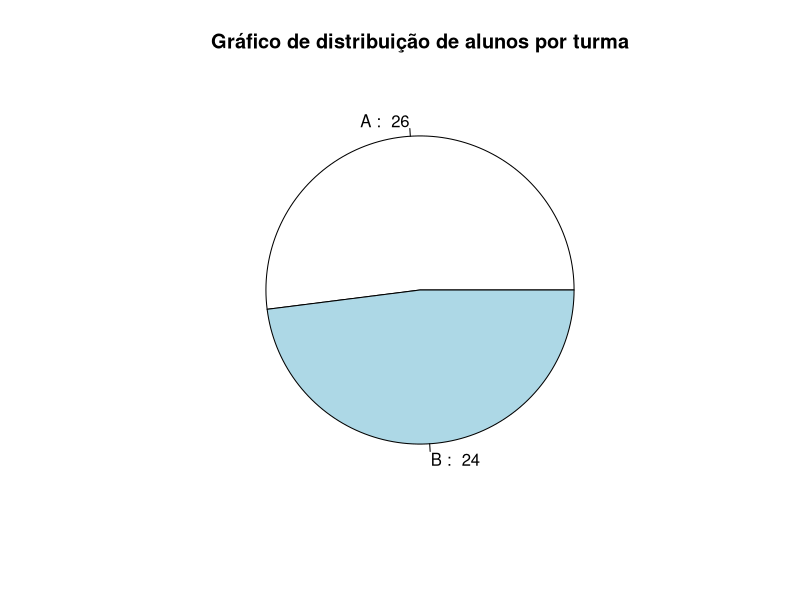
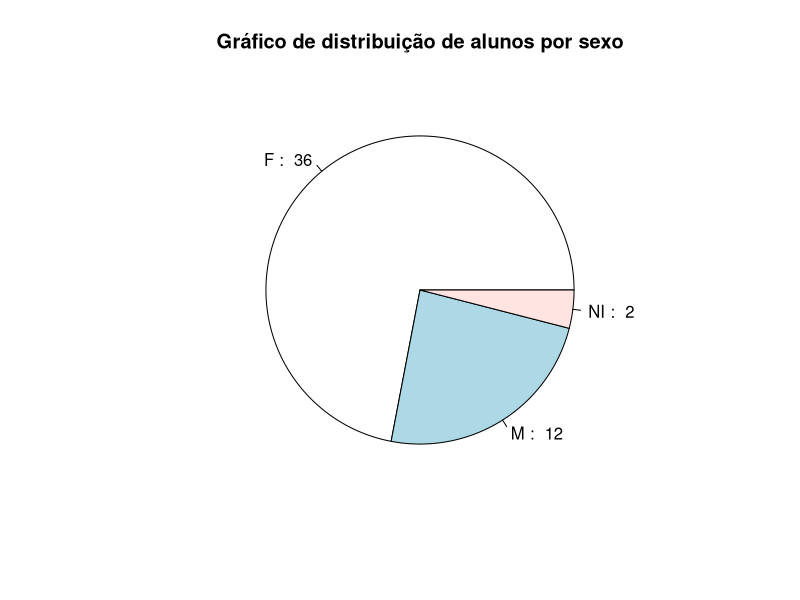
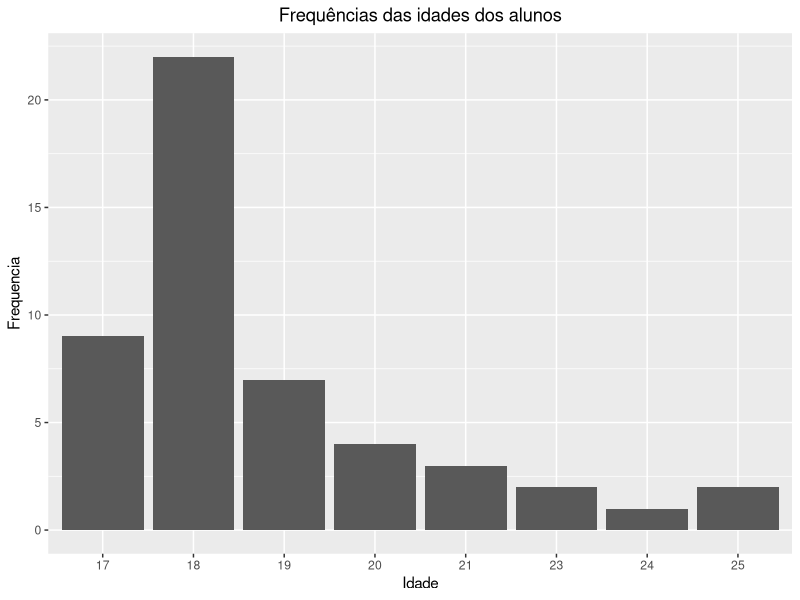
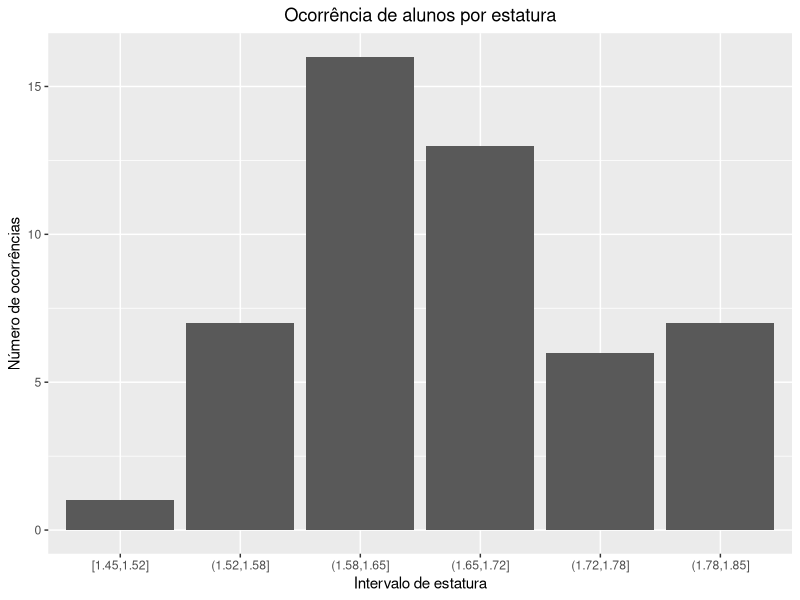
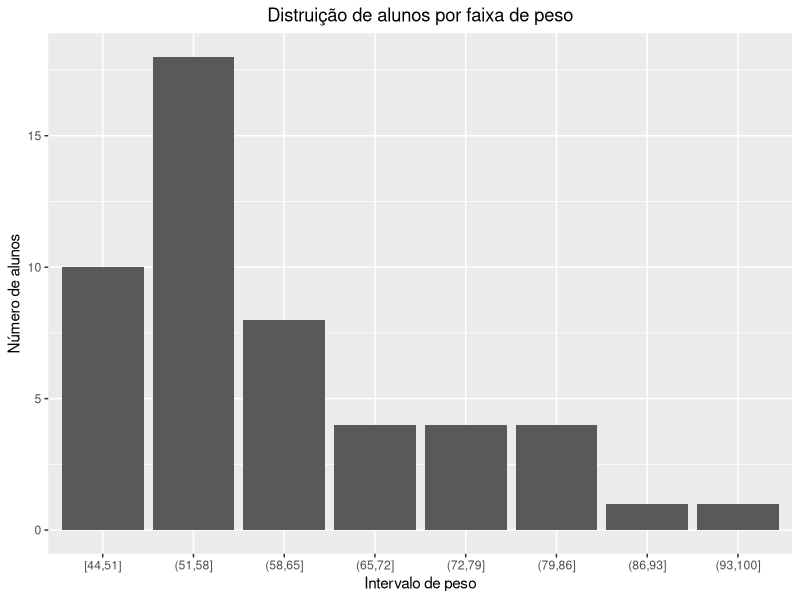
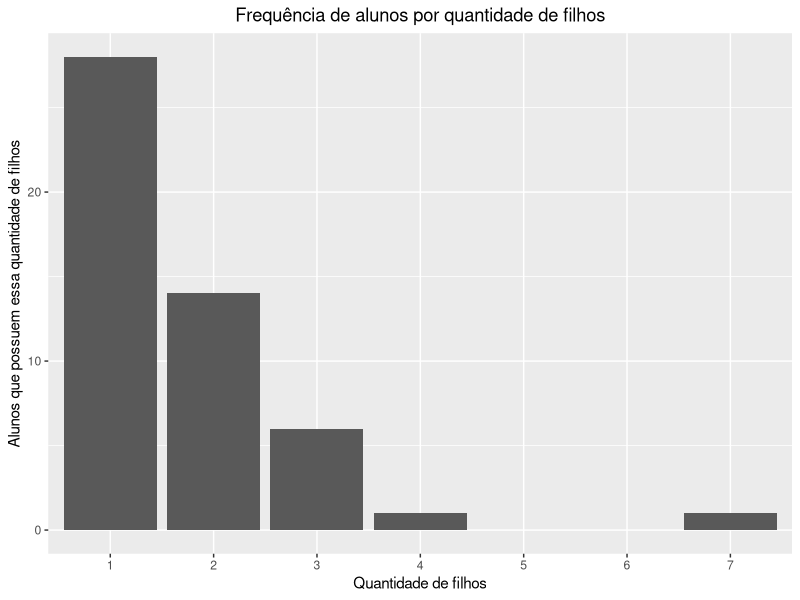
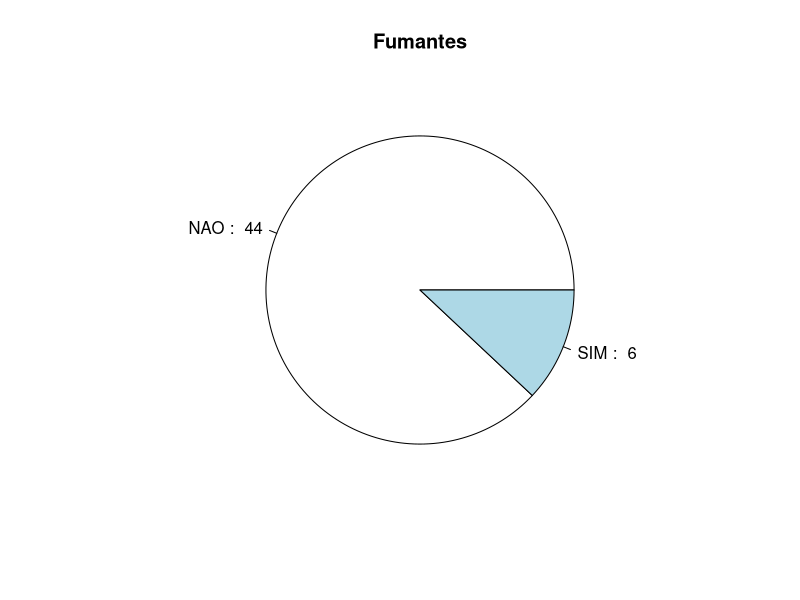
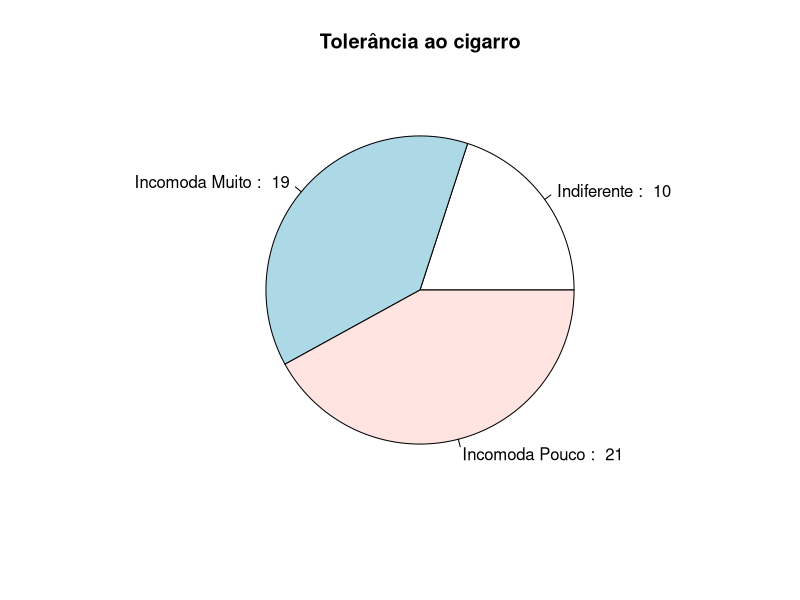

Write the R code that produced these figures, in order.
#imports
library(ggplot2)


data <- read.csv("dados_estudantes.csv", sep = ';')


#Tabela turmas e gráfico de turmas
contagem_turmas = table(data$Turma)
contagem_turmas_table = data.frame(Turma = names(contagem_turmas), Frequencia = as.numeric(contagem_turmas))
pie(
  contagem_turmas_table$Frequencia,
  labels = paste(
    contagem_turmas_table$Turma, 
    ": ", 
    contagem_turmas_table$Frequencia
  ),
  main = "Gráfico de distribuição de alunos por turma"
)



#Tabela sexo gráfico sexo
contagem_sexo = table(data$Sexo)
contagem_sexo_table = data.frame(
  Sexo = names(contagem_sexo),
  Frenquencia = as.integer(contagem_sexo)
)
pie(
  contagem_sexo_table$Frenquencia,
  labels = paste(
    contagem_sexo_table$Sexo,
    ": ",
    contagem_sexo_table$Frenquencia
  ),
  main = "Gráfico de distribuição de alunos por sexo"
)


#Tabela de idade e gráfico de idade
contagem_idade = table(data$Idade)
contagem_idade_table = data.frame(
  Idade = names (contagem_idade),
  Frequencia = as.integer(contagem_idade)
)
idade_grafico = ggplot(
  contagem_idade_table,
  aes(
    x = Idade, 
    y = Frequencia
  )
)+ 
  geom_bar(stat = "identity") +
  labs(title = "Frequências das idades dos alunos") +
  theme(plot.title = element_text(hjust = 0.5))
print(idade_grafico)


#Tabela de altura e gráfico de altura
altura = data$Alt
n_classes = ceiling(log(length(altura), 2))
amplitude_de_classe = (max(altura) - min (altura))/n_classes
intervalos = seq(min(altura), max(altura), amplitude_de_classe)
classes = cut(altura, breaks = intervalos, include.lowest = TRUE)
tabela_classes = as.data.frame(table(classes))
plot_altura = ggplot(data = tabela_classes, aes(x = classes, y = Freq)) + 
  geom_bar(stat = "identity")+
  labs(title = "Ocorrência de alunos por estatura")+
  xlab("Intervalo de estatura")+
  ylab("Número de ocorrências")+
  theme(plot.title = element_text(hjust = 0.5))
print(plot_altura)


#Tabela de peso e gráfico de peso
peso = data$Peso
n_classes_peso = ceiling(sqrt(length(peso)))
amplitude_de_classe_peso = ceiling((max(peso) - min(peso)) / n_classes_peso)
intervalos_peso = seq(min(peso), max(peso) + amplitude_de_classe_peso, amplitude_de_classe_peso)
classes_peso = cut(peso, breaks = intervalos_peso, include.lowest = TRUE)
tabela_classes_peso = table(classes_peso)
classes_peso_data_frame = as.data.frame(tabela_classes_peso)
ggplot(classes_peso_data_frame, aes(classes_peso, Freq)) +
  geom_bar(stat = "identity")+
  labs(title = "Distruição de alunos por faixa de peso")+
  xlab("Intervalo de peso")+
  ylab("Número de alunos")+
  theme(plot.title = element_text(hjust = 0.5))


#Tabela de numero de filhos e gráfico de número de filhos
filhos = data$Filhos
filhos_factor_levels = min(filhos): max(filhos)
filhos_factor = factor(data$Filhos, levels = filhos_factor_levels)
filhos_table = table(filhos_factor)
filhos_data_frame = data.frame(
  "NumeroDeFilhos" = names(filhos_table),
  "Frequencia" = as.vector(filhos_table))

ggplot(
  filhos_data_frame,
  aes(
    x= filhos_data_frame$NumeroDeFilhos,
    y= filhos_data_frame$Frequencia
  )
)+
  geom_bar(stat = "identity")+
  labs(title = "Frequência de alunos por quantidade de filhos")+
  xlab("Quantidade de filhos")+
  ylab("Alunos que possuem essa quantidade de filhos")+
  theme(plot.title = element_text(hjust = 0.5))



#Tabela fumantes e gráfico fumantes
fumantes_table = table(data$Fuma)
fumantes_data_frame = data.frame(
  "Fuma" = names(fumantes_table),
  "Porcentagem" = as.vector(fumantes_table))

pie(
  fumantes_table,
  labels = paste(names(fumantes_table), ": ", fumantes_table),
  main = "Fumantes")



#Tabela toler e gráfico Toler
toler_table = data.frame(table(data$Toler))
colnames(toler_table) = c("Toler", "Frequencia")
toler_names_description = c("Indiferente", "Incomoda Muito", "Incomoda Pouco")
pie(
  table(data$Toler),
  main = "Tolerância ao cigarro",
  labels = paste(toler_names_description, ": ", table(data$Toler))
)
